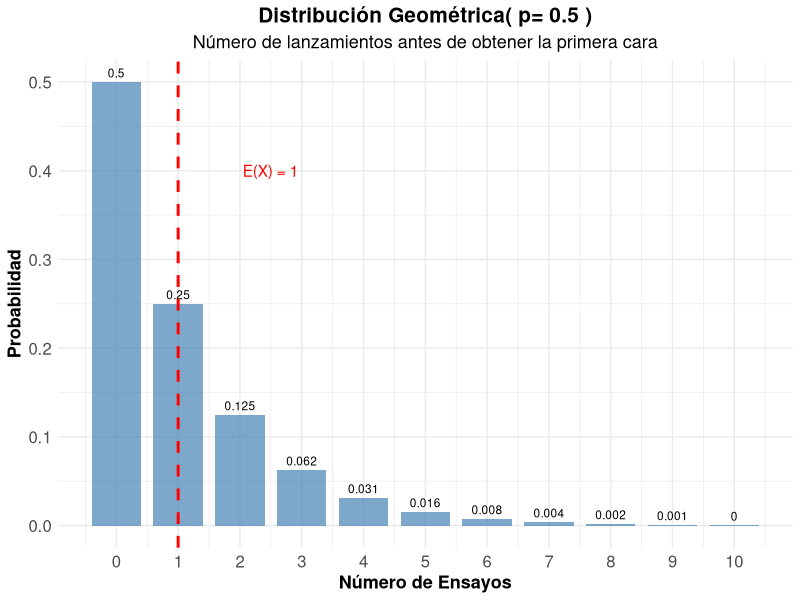
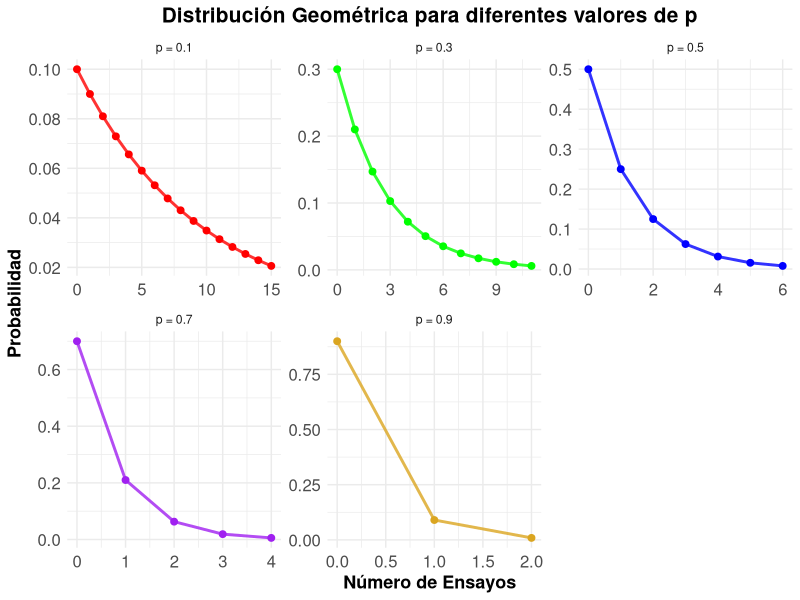
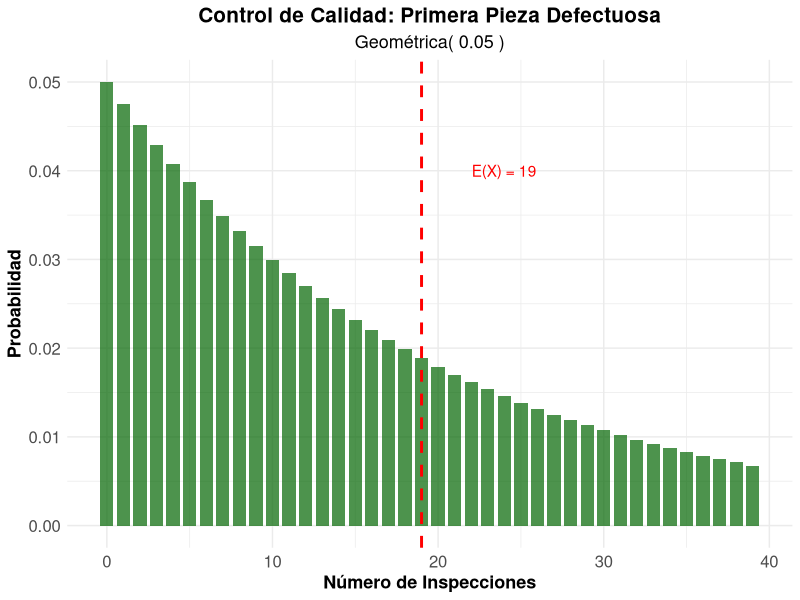
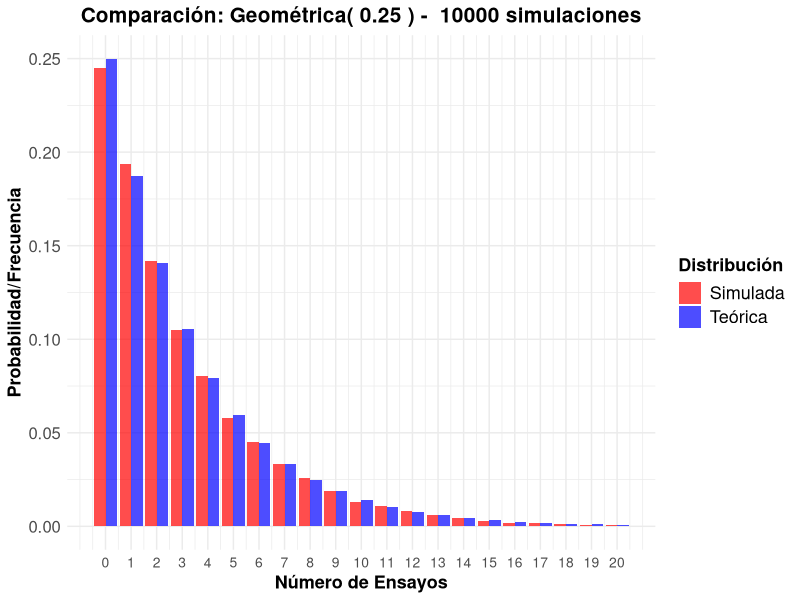
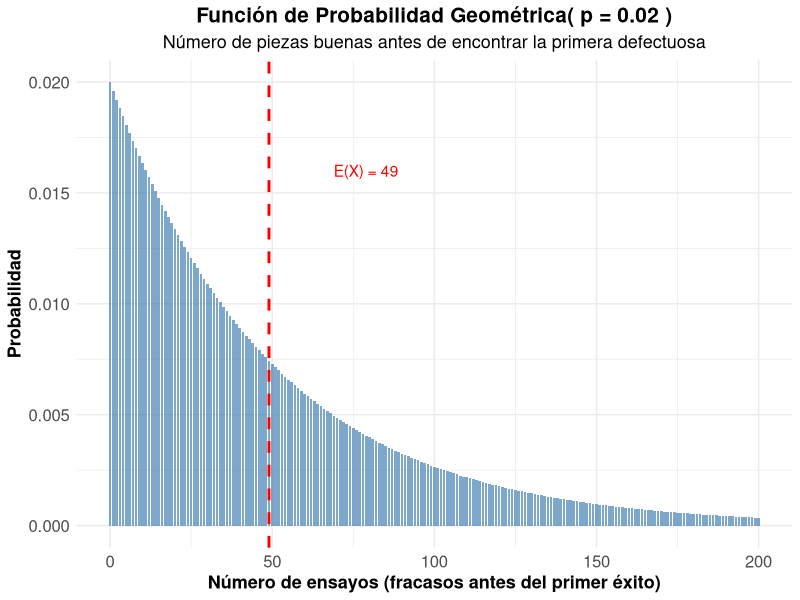
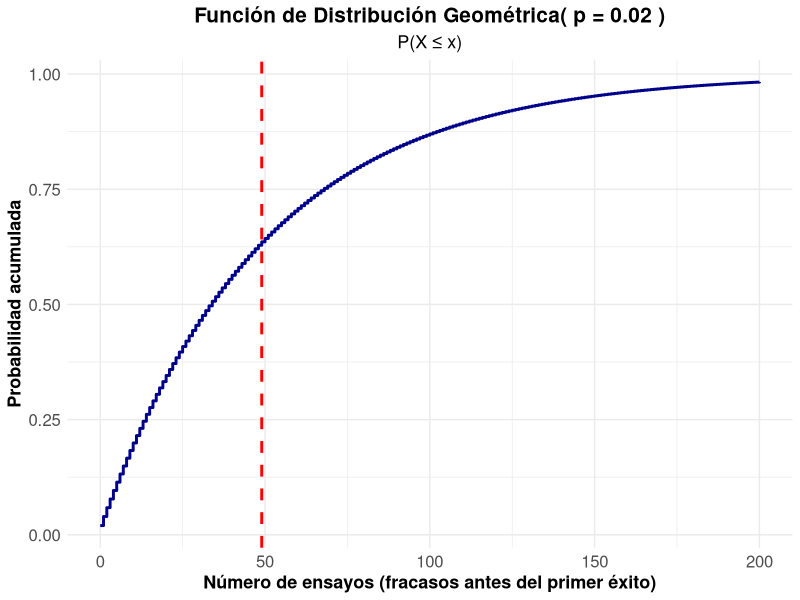
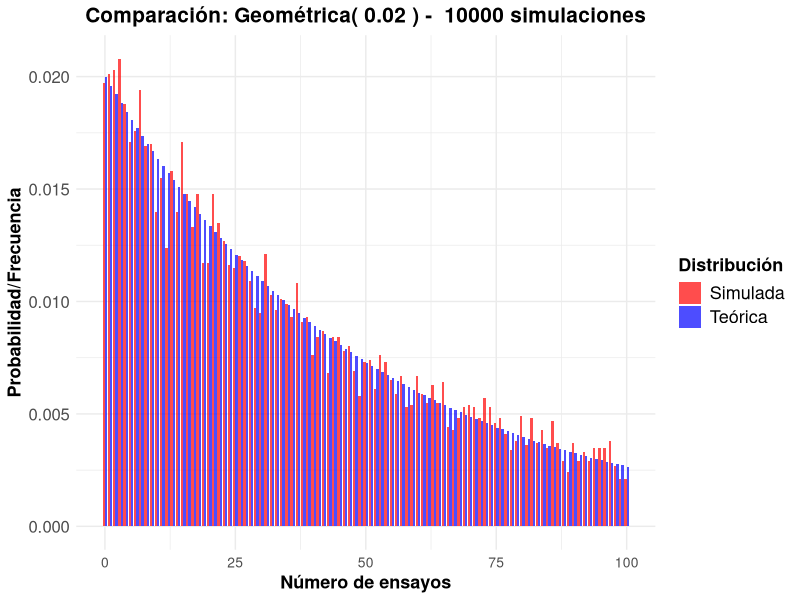
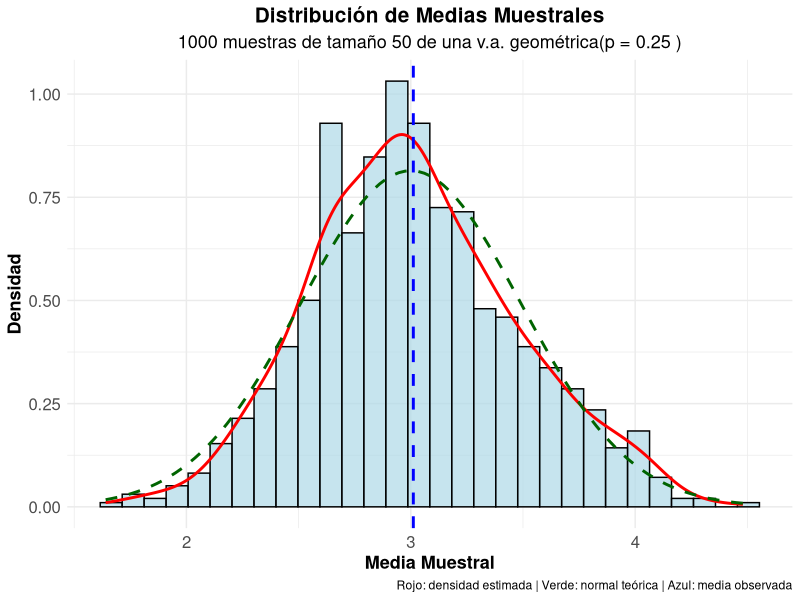

Recreate these plots in R, in order.
## ---- chunk 1
#| label: setup
#| include: false

library(tidyverse)
library(kableExtra)
library(gridExtra)
library(tidyr)
## ---- chunk 2
#| label: moneda-geometrica
#| code-fold: true

# Parámetro
p_cara <- 0.5

# Calcular probabilidades para los primeros 11 ensayos
k_moneda <- 0:10
# Prefijo d (density) sufijo es el de la va
prob_geometrica <- dgeom(k_moneda , p_cara)  

# Crear tabla
geometrica_moneda <- data.frame(
  Ensayo = k_moneda,
  Probabilidad = prob_geometrica,
  Prob_Acumulada = pgeom(k_moneda, p_cara)
)

kable(geometrica_moneda, 
      caption = "Distribución Geométrica - Primera cara (p = 0.5)",
      digits = 4,
      col.names = c("Ensayo", "P(X = x)", "P(X ≤ x)")) %>%
  kable_styling(bootstrap_options = "striped")

# Parámetros estadísticos
media_moneda <- (1-p_cara) / p_cara
varianza_moneda <- (1 - p_cara) / (p_cara^2)
desv_std_moneda <- sqrt(varianza_moneda)


cat("Media (ensayos esperados):", media_moneda, "\n")
cat("Varianza:", varianza_moneda, "\n")
cat("Desviación estándar:", round(desv_std_moneda, 4), "\n")

## ---- chunk 3
#| code-fold: true
#| fig-align: center


#| label: grafico-geometrica-basico
#| fig-cap: "Distribución Geométrica - Primera cara en lanzamiento de moneda"
ggplot(geometrica_moneda, aes(x = Ensayo, y = Probabilidad)) +
  geom_col(fill = "steelblue", alpha = 0.7, width = 0.8) +
  geom_text(aes(label = round(Probabilidad, 3)), vjust = -0.5, size = 3) +
  geom_vline(xintercept = media_moneda, color = "red", linetype = "dashed", linewidth = 1) +
  annotate("text", x = media_moneda + 1.5, y = max(prob_geometrica) * 0.8, 
           label = paste("E(X) =", media_moneda), color = "red") +
  scale_x_continuous(breaks = k_moneda) +
  labs(title = paste("Distribución Geométrica( p=", p_cara, ")"),
       subtitle = "Número de lanzamientos antes de obtener la primera cara",
       x = "Número de Ensayos",
       y = "Probabilidad") +
  theme_minimal() +
  theme(
    legend.title = element_text(size=13, face="bold"),
    legend.text = element_text(size=13),
    plot.title = element_text(size=15, face="bold", hjust = 0.5),
    plot.subtitle = element_text(size=13, hjust = 0.5),
    axis.text.x=element_text(size=12),
    axis.text.y=element_text(size=12),
    axis.title.x = element_text(face="bold", size=13),
    axis.title.y = element_text(face="bold", size=13)
    # panel.grid.major.y = element_line(color = "#ECF0F1", linewidth = 0.5,
    #   linetype = "dashed"),
    # panel.grid.minor.y = element_blank(),
    # panel.grid.major.x = element_blank(),
    # panel.background = element_rect(fill = "#FAFAFA", color = NA),
    # plot.background = element_rect(fill = "white", color = NA)
  )
## ---- chunk 4
#| label: diferentes-p
#| code-fold: true


# Diferentes probabilidades de éxito
p_values <- c(0.1, 0.3, 0.5, 0.7, 0.9)
k_max <- 15

# Crear data frame para comparación
geometrica_comp <- data.frame()
for(p in p_values) {
  k_vals <- 0:k_max
  probs <- dgeom(k_vals, p)  
  
  temp_data <- data.frame(
    p_label = paste("p =", p),
    k = k_vals,
    probabilidad = probs,
    media = (1-p)/p,
    varianza = (1-p)/(p^2)
  )
  geometrica_comp <- rbind(geometrica_comp, temp_data)
}

# Tabla de parámetros
parametros_comp <- data.frame(
  p = p_values,
  Media = (1-p_values)/p_values,
  Varianza = (1-p_values)/(p_values^2),
  Desv_Std = sqrt((1-p_values)/(p_values^2))
)

kable(parametros_comp, 
      caption = "Parámetros de la distribución geométrica para diferentes valores de p",
      digits = 4,
      col.names = c("p", "Media", "Varianza", "Desv. Std")) |> 
  kable_styling(bootstrap_options = "striped")
## ---- chunk 5
#| label: grafico-diferentes-p
#| code-fold: true
#| fig-align: center
#| fig-cap: "Distribución Geométrica para diferentes valores de p"
# Filtrar para mejor visualización
geometrica_filtered <- geometrica_comp[geometrica_comp$probabilidad > 0.005, ]

ggplot(geometrica_filtered, aes(x = k, y = probabilidad, color = p_label)) +
  geom_line(linewidth = 1, alpha = 0.8, show.legend = FALSE) +
  geom_point(size = 2, show.legend = FALSE) +
  scale_color_manual(values = c("red", "green", "blue", "purple", "goldenrod")) +
  facet_wrap(~p_label, scales = "free") +
  labs(title = "Distribución Geométrica para diferentes valores de p",
       x = "Número de Ensayos",
       y = "Probabilidad",
       color = "Parámetro") +
  theme_minimal() +
  theme(
    legend.title = element_text(size=13, face="bold"),
    legend.text = element_text(size=13),
    plot.title = element_text(size=15, face="bold", hjust = 0.5),
    plot.subtitle = element_text(size=13, hjust = 0.5),
    axis.text.x=element_text(size=12),
    axis.text.y=element_text(size=12),
    axis.title.x = element_text(face="bold", size=13),
    axis.title.y = element_text(face="bold", size=13)
    # panel.grid.major.y = element_line(color = "#ECF0F1", linewidth = 0.5,
    #   linetype = "dashed"),
    # panel.grid.minor.y = element_blank(),
    # panel.grid.major.x = element_blank(),
    # panel.background = element_rect(fill = "#FAFAFA", color = NA),
    # plot.background = element_rect(fill = "white", color = NA)
  )
## ---- chunk 6
#| label: falta-memoria
#| code-fold: true

# Demostración de la propiedad de falta de memoria
p_mem <- 0.3
s <- 5
t <- 3

# P(X >= s + t)
prob_s_t <- 1 - pgeom(s + t-1, p_mem)  

# P(X >= s) 
prob_s <- 1- pgeom(s-1, p_mem)

# P(X >= t) 
prob_t <- 1- pgeom(t-1, p_mem)

# P(X >= s + t | X >= s) = P(X >= s + t) / P(X >= s)
prob_condicional <- prob_s_t / prob_s

cat("Demostración de la Propiedad de Falta de Memoria:\n")
cat("Parámetros: p =", p_mem, ", s =", s, ", t =", t, "\n\n")
cat("P(X  ≥", s+t, ") =", round(prob_s_t, 6), "\n")
cat("P(X  ≥", s, ") =", round(prob_s, 6), "\n")
cat("P(X  ≥", t, ") =", round(prob_t, 6), "\n\n")
cat("P(X  ≥", s+t, "| X  ≥", s, ") =", round(prob_condicional, 6), "\n")
cat("P(X  ≥", t, ") =", round(prob_t, 6), "\n\n")
cat("¿Son iguales?", abs(prob_condicional - prob_t) < 1e-10, "\n")
## ---- chunk 7
#| label: control-calidad-geometrica
#| code-fold: true
#| fig-align: center
# Parámetros
p_defecto_geom <- 0.05

# Parámetros estadísticos
media_defecto <- (1-p_defecto_geom) / p_defecto_geom
varianza_defecto <- (1 - p_defecto_geom) / (p_defecto_geom^2)
desv_std_defecto <- sqrt(varianza_defecto)

cat("Control de Calidad - Primera pieza defectuosa:\n")
cat("Probabilidad de defecto por pieza:", p_defecto_geom, "\n")
cat("Número esperado de inspecciones:", media_defecto, "\n")
cat("Desviación estándar:", round(desv_std_defecto, 2), "\n\n")

# Probabilidades específicas
k_calidad <- 0:50
prob_calidad <- dgeom(k_calidad, p_defecto_geom)

# Preguntas de interés
prob_primera_10 <- sum(prob_calidad[1:10])
prob_mas_20 <- 1 - sum(prob_calidad[1:20])
prob_entre_10_30 <- sum(prob_calidad[10:30])

cat("Probabilidades de interés:\n")
cat("P(primera defectuosa en ≤ 10 inspecciones):", round(prob_primera_10, 4), "\n")
cat("P(primera defectuosa en > 20 inspecciones):", round(prob_mas_20, 4), "\n")
cat("P(primera defectuosa entre 10 y 30 inspecciones):", round(prob_entre_10_30, 4), "\n")



# Visualización
calidad_data <- data.frame(
  k = k_calidad[1:40],
  probabilidad = prob_calidad[1:40]
)

ggplot(calidad_data, aes(x = k, y = probabilidad)) +
  geom_col(fill = "darkgreen", alpha = 0.7, width = 0.8) +
  geom_vline(xintercept = media_defecto, color = "red", linetype = "dashed", linewidth = 1) +
  annotate("text", x = media_defecto + 5, y = max(prob_calidad) * 0.8, 
           label = paste("E(X) =", media_defecto), color = "red") +
  labs(title = "Control de Calidad: Primera Pieza Defectuosa",
       subtitle = paste("Geométrica(", p_defecto_geom, ")"),
       x = "Número de Inspecciones",
       y = "Probabilidad") +
  theme_minimal() +
  theme(
    legend.title = element_text(size=13, face="bold"),
    legend.text = element_text(size=13),
    legend.position = "bottom",
    plot.title = element_text(size=15, face="bold", hjust = 0.5),
    plot.subtitle = element_text(size=13, hjust = 0.5),
    axis.text.x=element_text(size=12),
    axis.text.y=element_text(size=12),
    axis.title.x = element_text(face="bold", size=13),
    axis.title.y = element_text(face="bold", size=13)
    # panel.grid.major.y = element_line(color = "#ECF0F1", linewidth = 0.5,
    #   linetype = "dashed"),
    # panel.grid.minor.y = element_blank(),
    # panel.grid.major.x = element_blank(),
    # panel.background = element_rect(fill = "#FAFAFA", color = NA),
    # plot.background = element_rect(fill = "white", color = NA)
  )
## ---- chunk 8
#| label: simulacion-geometrica
#| code-fold: true

p_sim <- 0.25
n_sim <- 10000

# Generar datos geométricos 
datos_geom <- rgeom(n_sim, p_sim) 

# Estadísticas observadas
media_obs <- mean(datos_geom)
var_obs <- var(datos_geom)
desv_obs <- sd(datos_geom)

# Valores teóricos
media_teo <- (1-p_sim) / p_sim
var_teo <- (1 - p_sim) / (p_sim^2)
desv_teo <- sqrt(var_teo)

cat("Simulación Geométrica (p =", p_sim, "):\n")
cat("Simulaciones:", n_sim, "\n\n")
cat("Media teórica:", media_teo, "| Media observada:", round(media_obs, 4), "\n")
cat("Varianza teórica:", var_teo, "| Varianza observada:", round(var_obs, 4), "\n")
cat("Desv. Std teórica:", round(desv_teo, 4), "| Desv. Std observada:", round(desv_obs, 4), "\n")

# Comparar distribuciones
freq_obs <- table(datos_geom[datos_geom <= 20]) / n_sim
k_comp <- as.numeric(names(freq_obs))
prob_teo <- dgeom(k_comp, p_sim)

comparacion_sim <- data.frame(
  k = k_comp,
  Freq_Observada = as.numeric(freq_obs),
  Prob_Teorica = prob_teo,
  Diferencia = abs(as.numeric(freq_obs) - prob_teo)
)

kable(head(comparacion_sim, 12), 
      caption = "Comparación frecuencias observadas vs probabilidades teóricas",
      digits = 4,
      col.names = c("k", "Freq. Observada", "Prob. Teórica", "Diferencia")) %>%
  kable_styling(bootstrap_options = "striped")
## ---- chunk 9
#| code-fold: true
#| fig-align: center

comp_sim_long <- comparacion_sim |> 
  pivot_longer(cols = c("Freq_Observada", "Prob_Teorica"), 
               names_to = "Tipo", values_to = "Valor") |> 
  mutate(Tipo = recode(Tipo, 
                       "Freq_Observada" = "Simulada", 
                       "Prob_Teorica" = "Teórica"))




ggplot(comp_sim_long, aes(x = k, y = Valor, fill = Tipo)) +
  geom_col(position = "dodge", alpha = 0.7) +
  scale_fill_manual(values = c("Teórica" = "blue", "Simulada" = "red")) +
  scale_x_continuous(breaks = seq(0, 20, by = 1)) +
  labs(title = paste("Comparación: Geométrica(", p_sim, ") - ", n_sim, "simulaciones"),
       x = "Número de Ensayos",
       y = "Probabilidad/Frecuencia",
       fill = "Distribución") +
  theme_minimal() +
  theme(
    legend.title = element_text(size=13, face="bold"),
    legend.text = element_text(size=13),
    plot.title = element_text(size=15, face="bold", hjust = 0.5),
    plot.subtitle = element_text(size=13, hjust = 0.5),
    axis.text.x=element_text(size=10),
    axis.text.y=element_text(size=12),
    axis.title.x = element_text(face="bold", size=13),
    axis.title.y = element_text(face="bold", size=13)
    # panel.grid.major.y = element_line(color = "#ECF0F1", linewidth = 0.5,
    #   linetype = "dashed"),
    # panel.grid.minor.y = element_blank(),
    # panel.grid.major.x = element_blank(),
    # panel.background = element_rect(fill = "#FAFAFA", color = NA),
    # plot.background = element_rect(fill = "white", color = NA)
  )

## ---- chunk 10
#| label: maquina-parametros
#| code-fold: true

# Parámetro: probabilidad de pieza defectuosa (éxito = encontrar una defectuosa)
p_def <- 0.02

# b) Esperanza, varianza y desviación estándar teóricas
media_def <- (1 - p_def) / p_def
var_def <- (1 - p_def) / (p_def^2)
desv_def <- sqrt(var_def)

cat("Esperanza E(X):", media_def, "\n")
cat("Varianza Var(X):", var_def, "\n")
cat("Desviación estándar:", round(desv_def, 4), "\n")
## ---- chunk 11
#| label: maquina-funcion-probabilidad
#| code-fold: true
#| fig-align: center

# a) Función de probabilidad (se grafican los primeros 200 valores)
k_def <- 0:200
datos_def <- data.frame(
  k = k_def,
  Probabilidad = dgeom(k_def, p_def),
  Prob_Acumulada = pgeom(k_def, p_def)
)

ggplot(datos_def, aes(x = k, y = Probabilidad)) +
  geom_col(fill = "steelblue", alpha = 0.7, width = 0.8) +
  geom_vline(xintercept = media_def, color = "red", linetype = "dashed", linewidth = 1) +
  annotate("text", x = media_def + 30, y = max(datos_def$Probabilidad) * 0.8,
           label = paste("E(X) =", media_def), color = "red") +
  labs(title = paste("Función de Probabilidad Geométrica( p =", p_def, ")"),
       subtitle = "Número de piezas buenas antes de encontrar la primera defectuosa",
       x = "Número de ensayos (fracasos antes del primer éxito)",
       y = "Probabilidad") +
  theme_minimal() +
  theme(
    legend.title = element_text(size=13, face="bold"),
    legend.text = element_text(size=13),
    plot.title = element_text(size=15, face="bold", hjust = 0.5),
    plot.subtitle = element_text(size=13, hjust = 0.5),
    axis.text.x=element_text(size=12),
    axis.text.y=element_text(size=12),
    axis.title.x = element_text(face="bold", size=13),
    axis.title.y = element_text(face="bold", size=13)
  )
## ---- chunk 12
#| label: maquina-funcion-distribucion
#| code-fold: true
#| fig-align: center

# a) Función de distribución (probabilidad acumulada)
ggplot(datos_def, aes(x = k, y = Prob_Acumulada)) +
  geom_step(color = "darkblue", linewidth = 1) +
  geom_vline(xintercept = media_def, color = "red", linetype = "dashed", linewidth = 1) +
  labs(title = paste("Función de Distribución Geométrica( p =", p_def, ")"),
       subtitle = "P(X ≤ x)",
       x = "Número de ensayos (fracasos antes del primer éxito)",
       y = "Probabilidad acumulada") +
  theme_minimal() +
  theme(
    legend.title = element_text(size=13, face="bold"),
    legend.text = element_text(size=13),
    plot.title = element_text(size=15, face="bold", hjust = 0.5),
    plot.subtitle = element_text(size=13, hjust = 0.5),
    axis.text.x=element_text(size=12),
    axis.text.y=element_text(size=12),
    axis.title.x = element_text(face="bold", size=13),
    axis.title.y = element_text(face="bold", size=13)
  )
## ---- chunk 13
#| label: maquina-simulacion
#| code-fold: true

# c) Simulación de 10,000 ensayos
set.seed(2035)
n_sim <- 10000
datos_geom <- rgeom(n_sim, p_def)

media_obs <- mean(datos_geom)
var_obs <- var(datos_geom)
desv_obs <- sd(datos_geom)

cat("Simulación Geométrica (p =", p_def, "):\n")
cat("Simulaciones:", n_sim, "\n\n")
cat("Media teórica:", media_def, "| Media observada:", round(media_obs, 4), "\n")
cat("Varianza teórica:", var_def, "| Varianza observada:", round(var_obs, 4), "\n")
cat("Desv. Std teórica:", round(desv_def, 4), "| Desv. Std observada:", round(desv_obs, 4), "\n")

# Comparar distribuciones (valores de k hasta 20, como en la nota)
freq_obs <- table(factor(datos_geom, levels = 0:20)) / n_sim
k_comp <- 0:20
prob_teo <- dgeom(k_comp, p_def)

comparacion_sim <- data.frame(
  k = k_comp,
  Freq_Observada = as.numeric(freq_obs),
  Prob_Teorica = prob_teo,
  Diferencia = abs(as.numeric(freq_obs) - prob_teo)
)

kable(head(comparacion_sim, 12),
      caption = "Comparación frecuencias observadas vs probabilidades teóricas",
      digits = 4,
      col.names = c("k", "Freq. Observada", "Prob. Teórica", "Diferencia")) %>%
  kable_styling(bootstrap_options = "striped")
## ---- chunk 14
#| label: maquina-comparacion-grafico
#| code-fold: true
#| fig-align: center

# Comparación teórica vs simulada (primeros 100 valores)
k_graf <- 0:100
freq_graf <- table(factor(datos_geom, levels = k_graf)) / n_sim

comp_long <- data.frame(
  k = rep(k_graf, 2),
  Valor = c(dgeom(k_graf, p_def), as.numeric(freq_graf)),
  Tipo = rep(c("Teórica", "Simulada"), each = length(k_graf))
)

ggplot(comp_long, aes(x = k, y = Valor, fill = Tipo)) +
  geom_col(position = "dodge", alpha = 0.7) +
  scale_fill_manual(values = c("Teórica" = "blue", "Simulada" = "red")) +
  labs(title = paste("Comparación: Geométrica(", p_def, ") - ", n_sim, "simulaciones"),
       x = "Número de ensayos",
       y = "Probabilidad/Frecuencia",
       fill = "Distribución") +
  theme_minimal() +
  theme(
    legend.title = element_text(size=13, face="bold"),
    legend.text = element_text(size=13),
    plot.title = element_text(size=15, face="bold", hjust = 0.5),
    plot.subtitle = element_text(size=13, hjust = 0.5),
    axis.text.x=element_text(size=10),
    axis.text.y=element_text(size=12),
    axis.title.x = element_text(face="bold", size=13),
    axis.title.y = element_text(face="bold", size=13)
  )
## ---- chunk 15
#| label: maquina-falta-memoria
#| code-fold: true

# d) Propiedad de falta de memoria: P(X >= s + t | X >= s) = P(X >= t)
s <- 30
t <- 20

# P(X >= s + t)
prob_s_t <- 1 - pgeom(s + t - 1, p_def)

# P(X >= s)
prob_s <- 1 - pgeom(s - 1, p_def)

# P(X >= t)
prob_t <- 1 - pgeom(t - 1, p_def)

# P(X >= s + t | X >= s) = P(X >= s + t) / P(X >= s)
prob_condicional <- prob_s_t / prob_s

cat("Verificación teórica de la Propiedad de Falta de Memoria:\n")
cat("Parámetros: p =", p_def, ", s =", s, ", t =", t, "\n\n")
cat("P(X ≥", s + t, ") =", round(prob_s_t, 6), "\n")
cat("P(X ≥", s, ") =", round(prob_s, 6), "\n")
cat("P(X ≥", t, ") =", round(prob_t, 6), "\n\n")
cat("P(X ≥", s + t, "| X ≥", s, ") =", round(prob_condicional, 6), "\n")
cat("P(X ≥", t, ") =", round(prob_t, 6), "\n\n")
cat("¿Son iguales?", abs(prob_condicional - prob_t) < 1e-10, "\n\n")

# Verificación con los datos simulados
sobrevivientes <- datos_geom[datos_geom >= s]
prop_cond_sim <- mean(sobrevivientes >= s + t)
prop_t_sim <- mean(datos_geom >= t)

cat("Con la simulación:\n")
cat("Proporción de X >=", s + t, "entre los que cumplen X >=", s, ":", round(prop_cond_sim, 4), "\n")
cat("Proporción de X >=", t, "en toda la muestra:", round(prop_t_sim, 4), "\n")
## ---- chunk 16
#| label: tcl-geometrica
#| code-fold: true
#| fig-width: 8
#| fig-height: 6
#| fig-align: "center"
#| fig-cap: "Verificación del Teorema Central del Límite para la geométrica"

# Parámetros
k_muestra <- 1000     # número de muestras
n_muestra <- 50       # tamaño de cada muestra
p_geom <- 0.25

# Valores teóricos de una geométrica(p = 0.25)
mu_teo <- (1 - p_geom) / p_geom            # 3
var_teo <- (1 - p_geom) / (p_geom^2)       # 12
var_media_teo <- var_teo / n_muestra       # 12 / 50 = 0.24

# Simular medias muestrales
set.seed(2036)
medias_muestrales <- replicate(k_muestra, {
  muestra <- rgeom(n_muestra, p_geom)
  mean(muestra)
})

# Crear histograma
hist_data <- data.frame(Medias = medias_muestrales)

ggplot(hist_data) +
  geom_histogram(aes(x = Medias, after_stat(density)), bins = 30,
                 fill = "lightblue", alpha = 0.7, color = "black") +
  geom_density(aes(x = Medias), color = "red", linewidth = 1) +
  geom_function(fun = dnorm, args = list(mean = mu_teo, sd = sqrt(var_media_teo)),
                color = "darkgreen", linetype = "dashed", linewidth = 1) +
  geom_vline(xintercept = mean(medias_muestrales),
             color = "blue", linetype = "dashed", linewidth = 1) +
  labs(title = "Distribución de Medias Muestrales",
       subtitle = paste("1000 muestras de tamaño", n_muestra, "de una v.a. geométrica(p =", p_geom, ")"),
       x = "Media Muestral",
       y = "Densidad",
       caption = "Rojo: densidad estimada | Verde: normal teórica | Azul: media observada") +
  theme_minimal() +
  theme(
    legend.title = element_text(size=13, face="bold"),
    legend.text = element_text(size=13),
    plot.title = element_text(size=15, face="bold", hjust = 0.5),
    plot.subtitle = element_text(size=13, hjust = 0.5),
    axis.text.x=element_text(size=12),
    axis.text.y=element_text(size=12),
    axis.title.x = element_text(face="bold", size=13),
    axis.title.y = element_text(face="bold", size=13)
  )

# Estadísticas
cat("Media teórica:", mu_teo, "\n")
cat("Media observada:", round(mean(medias_muestrales), 4), "\n")
cat("Varianza teórica de la media:", var_media_teo, "\n")
cat("Varianza observada de la media:", round(var(medias_muestrales), 4), "\n")
## ---- chunk 17
#| label: tcl-geometrica-contraste
#| code-fold: true
#| fig-width: 10
#| fig-height: 4
#| fig-align: "center"
#| fig-cap: "Los datos originales NO son normales, pero sus medias sí"

# Contraste: datos originales (muy sesgados) vs medias muestrales
set.seed(2036)
datos_originales <- data.frame(x = rgeom(5000, p_geom))

g1 <- ggplot(datos_originales, aes(x = x)) +
  geom_histogram(aes(y = after_stat(density)), binwidth = 1,
                 fill = "salmon", alpha = 0.7, color = "black") +
  labs(title = "Datos originales", subtitle = "Geométrica(0.25): muy sesgada a la derecha",
       x = "Número de fracasos", y = "Densidad") +
  theme_minimal() +
  theme(plot.title = element_text(size=14, face="bold", hjust = 0.5),
        plot.subtitle = element_text(size=12, hjust = 0.5))

g2 <- ggplot(hist_data, aes(x = Medias)) +
  geom_histogram(aes(y = after_stat(density)), bins = 30,
                 fill = "lightblue", alpha = 0.7, color = "black") +
  geom_function(fun = dnorm, args = list(mean = mu_teo, sd = sqrt(var_media_teo)),
                color = "darkgreen", linewidth = 1) +
  labs(title = "Medias muestrales (n = 50)", subtitle = "Se aproximan a una normal",
       x = "Media muestral", y = "Densidad") +
  theme_minimal() +
  theme(plot.title = element_text(size=14, face="bold", hjust = 0.5),
        plot.subtitle = element_text(size=12, hjust = 0.5))

grid.arrange(g1, g2, ncol = 2)
